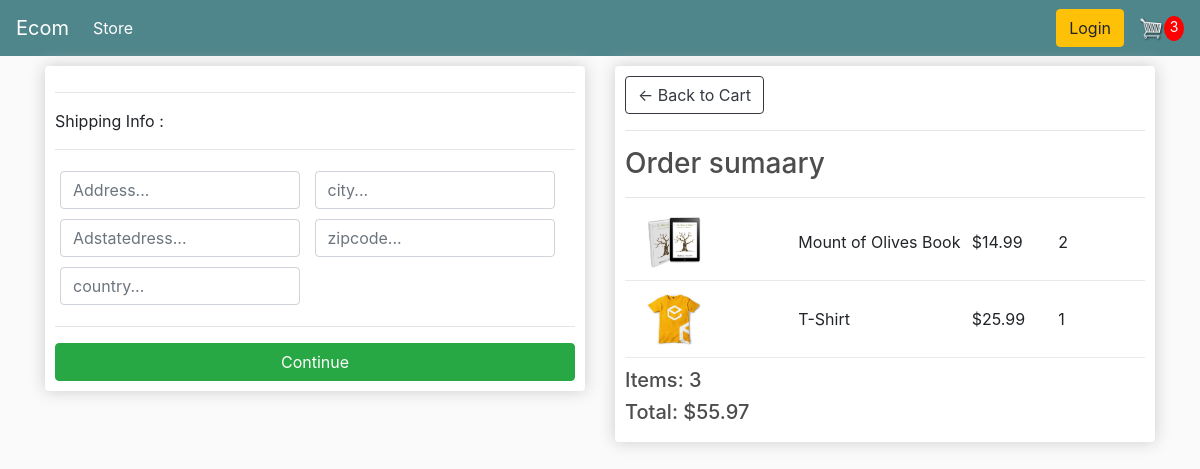
Before: /checkout/ (signed in) with the older database file.
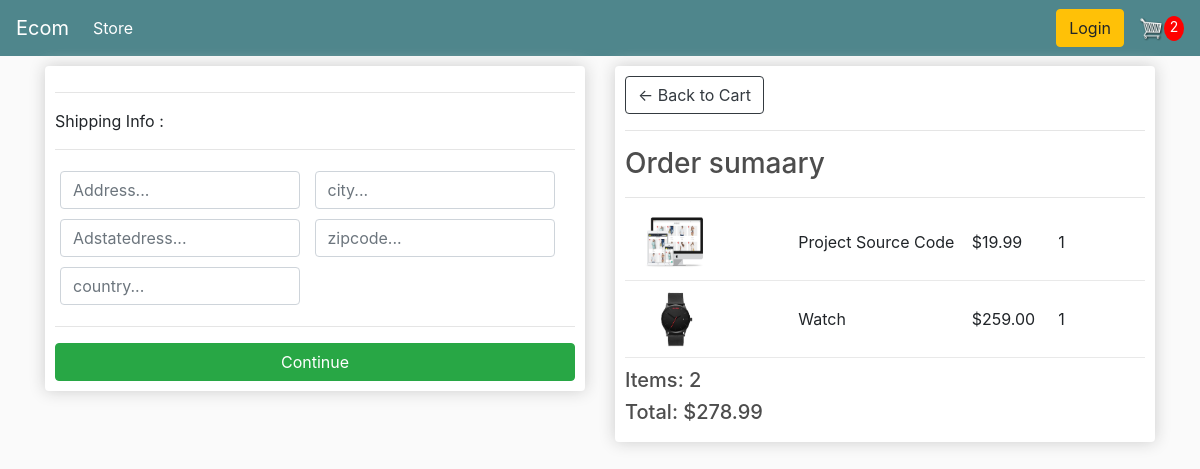
After: the same page with the newer database file.
### store/models.py (models this page shows, shortened)
class OrderItem(models.Model):
    product = models.ForeignKey(Product, blank=True, null=True, on_delete=models.SET_NULL)
    order = models.ForeignKey(Order, blank=True, null=True, on_delete=models.SET_NULL)
    quantity = models.IntegerField(default=0, null=True, blank=True)
    date_added = models.DateTimeField(auto_now_add=True)
    @property
    def get_total(self):
        total = self.product.price * self.quantity
        return total

class Product(models.Model):
    name = models.CharField(max_length=200, null=True)
    price = models.DecimalField(max_digits=5, decimal_places=2)
    digital = models.BooleanField(default=False, null=True, blank=False)
    image = models.ImageField(null=True, blank=True)
    @property
    def imageUrl(self):
        try:
            url = self.image.url
        except:
            url = ''
        return url

class Order(models.Model):
    customer = models.ForeignKey(Customer, blank=True, null=True, on_delete=models.SET_NULL)
    date_ordered = models.DateTimeField(auto_now_add=True)
    complete = models.BooleanField(default=False, null=True, blank=False)
    transaction_id = models.CharField(max_length=200, null=True)
    @property
    def shipping(self):
        shipping = False
        orderItems = self.orderitem_set.all()
        print(orderItems)
        for i in orderItems:
            if i.product.digital ==False:
                shipping =True
        return shipping
    @property
    def get_cart_total(self):
        orderitems = self.orderitem_set.all()
        total =sum([item.get_total for item in orderitems])
        return total
    @property
    def get_cart_items(self):
        orderitems = self.orderitem_set.all()
        total =sum([item.quantity for item in orderitems])
        return total

### store/views.py (the view)
# urls.py: path('checkout/', views.checkout, name = 'checkout'),
def checkout(request):
    data = cartDate(request)
    cartItems = data['cartItems']
    order = data['order']
    items = data['items']
    context={'items':items,'order':order,'cartItems':cartItems}
    return render(request,'store/checkout.html',context)

### store/utils.py (called while the page is built)
def cartDate(request):
    if request.user.is_authenticated:
        customer = request.user.customer
        order, created = Order.objects.get_or_create(customer=customer, complete=False)
        items = order.orderitem_set.all()
        cartItems = order.get_cart_items
    else:
        cookieData = cookieCart(request)
        cartItems = cookieData['cartItems']
        order = cookieData['order']
        items = cookieData['items']
    return {'items':items,'order':order,'cartItems':cartItems}

### store/templates/store/checkout.html (shortened to what this page needs)
{% extends 'store/main.html' %}
{% load static %}
{% block content %}
<div class="row">
    <div class="col-lg-6">
        <div class="box-element" id="form-wrapper">
            <form id="form">
                <div id="shipping-info">
                    <hr>
                    <p>Shipping Info :</p>
                    <hr>
                    <div class="form-field">
                        <input type="text" class="form-control" name="address" placeholder="Address..."></div>
                    <div class="form-field">
                        <input type="text" class="form-control" name="city" placeholder="city..."></div>
                    <div class="form-field">
                        <input type="text" class="form-control" name="state" placeholder="Adstatedress..."></div>
                    <div class="form-field">
                        <input type="text" class="form-control" name="zipcode" placeholder="zipcode..."></div>
                    <div class="form-field">
                        <input type="text" class="form-control" name="country" placeholder="country..."></div>
                </div>
                <hr>
                <input id="form-button" class="btn btn-success btn-block" type="submit" value="Continue">
            </form>
        </div>
        <br>
    </div>
    <div class="col-lg-6">
        <div class="box-element">
            <a href="{% url 'cart' %}" class="btn btn-outline-dark">
                &#x2190; Back to Cart
            </a>
            <hr>
            <h3>Order sumaary</h3>
            <hr>
            {% for item in items %}
            <div class="cart-row">
                <div style="flex:2"><img src="{{item.product.imageUrl}}" class="row-image"></div>
                <div style="flex:2"><p>{{item.product.name}}</p></div>
                <div style="flex:1"><p>${{item.product.price}}</p></div>
                <div style="flex:1"><p>{{item.quantity}}</p></div>
            </div>
            {% endfor %}
            <h5>Items: {{order.get_cart_items}}</h5>
            <h5>Total: ${{order.get_cart_total|floatformat:2}}</h5>
        </div>
    </div>
</div>
{% endblock content %}

Changed rows visible on the page:
removed OrderItem: product.imageUrl (picture), product.name "Mount of Olives Book", product.price "14.99", quantity "2"
removed OrderItem: product.imageUrl (picture), product.name "T-Shirt", product.price "25.99", quantity "1"
added OrderItem: product.imageUrl (picture), product.name "Project Source Code", product.price "19.99", quantity "1"
added OrderItem: product.imageUrl (picture), product.name "Watch", product.price "259.00", quantity "1"
computed for Order: get_cart_items "3" → "2"; get_cart_total "55.97" → "278.99"
Other visible differences:
{{ cartItems }}: "3" → "2"
